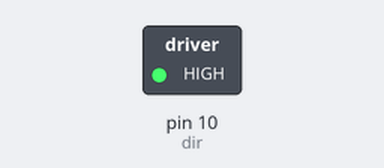
A sketch run on a simulated Arduino Uno, built with avr-gcc and run on an emulated ATmega328P. Shown: switched loads named in the sketch (green lamp = pin HIGH). Pins used as bus, display or sensor lines are not drawn.

Above: at 4.0 s.
At 12.0 s:
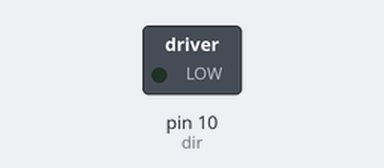
Timing chart, 0 to 20.9 s (numbered marks = the images above):
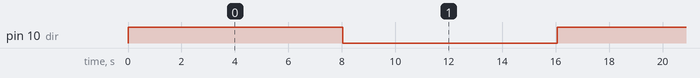

Measured:
- by itself, pin 10 (dir): alternates HIGH for 8.0 s and LOW for 8.0 s

The sketch:

motor-drv_test.ino
```cpp
int steps=9;
int dir =10;
int stepTime=10;

int numsteps;
bool reverse;


void setup() {

  pinMode(steps, OUTPUT);
  pinMode(dir, OUTPUT);

  numsteps = 0;
  reverse = false;
}


void loop() {
  if (numsteps > 400) {
    numsteps = 0;
    reverse = !reverse;
  }

  digitalWrite(dir, reverse ? LOW : HIGH);

  digitalWrite(steps, HIGH);
  delay(stepTime);
  digitalWrite(steps, LOW);
  delay(stepTime);
  numsteps++;

}
```
